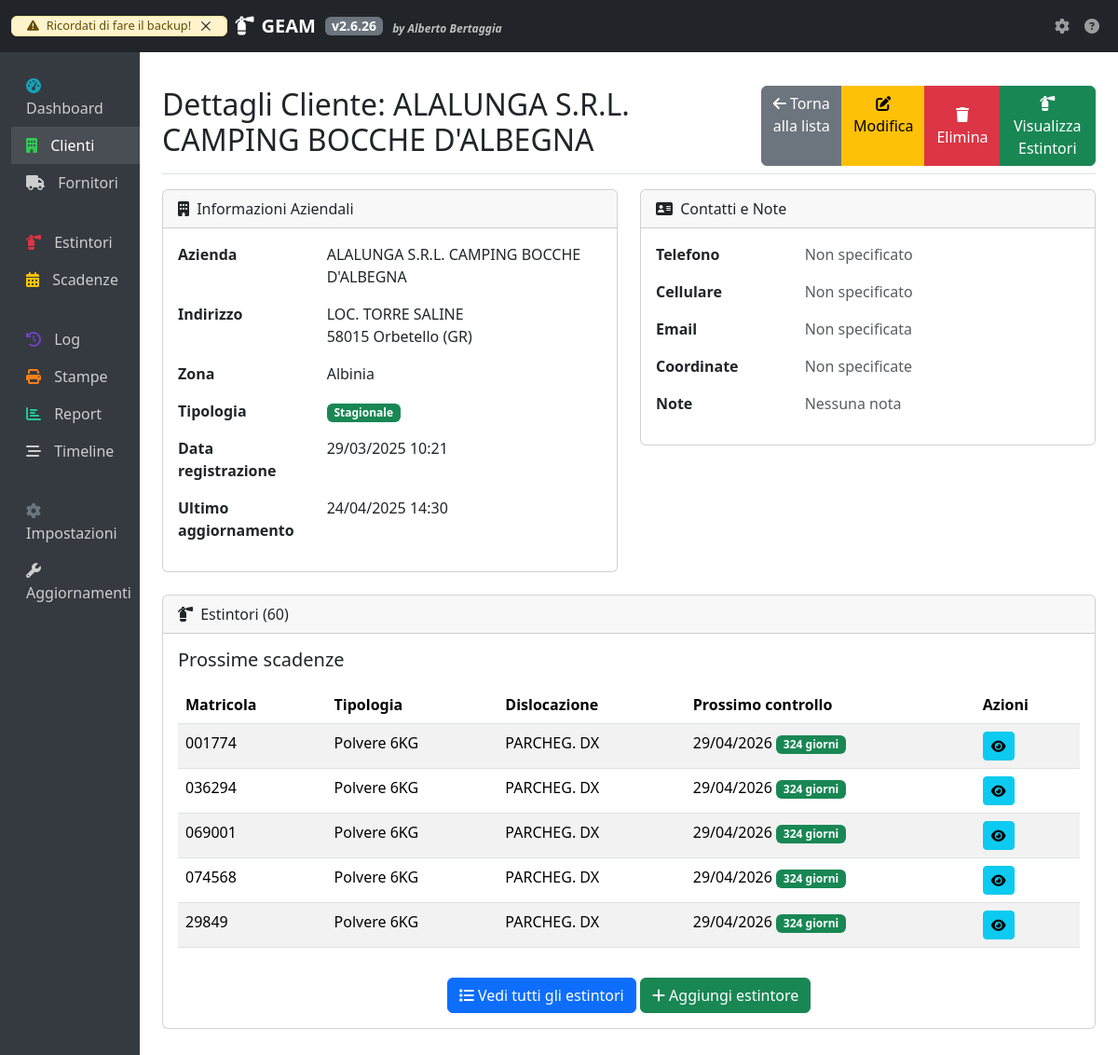
Page /clienti/8 on the committed database.
### app/models/cliente.py (models this page shows, shortened)
class Cliente(db.Model):
    __tablename__ = 'clienti'
    id = db.Column(db.Integer, primary_key=True)
    azienda = db.Column(db.String(100), unique=True, nullable=False, index=True)
    indirizzo = db.Column(db.String(150), nullable=False)
    cap = db.Column(db.String(5), nullable=False)
    provincia = db.Column(db.String(2), nullable=False)
    comune = db.Column(db.String(100), nullable=False)
    zona = db.Column(db.String(100), nullable=False)
    tipologia = db.Column(db.String(20), nullable=False)
    telefono = db.Column(db.String(20))
    cellulare = db.Column(db.String(15))
    email = db.Column(db.String(120))
    coordinate = db.Column(db.String(100))
    note = db.Column(db.Text)
    created_at = db.Column(db.DateTime, default=datetime.utcnow)
    updated_at = db.Column(db.DateTime, default=datetime.utcnow, onupdate=datetime.utcnow)
    estintori = db.relationship('Estintore', backref='cliente', lazy='dynamic', cascade='all, delete-orphan')

### app/models/estintore.py (models this page shows, shortened)
class Estintore(db.Model):
    __tablename__ = 'estintori'
    id = db.Column(db.Integer, primary_key=True)
    cliente_id = db.Column(db.Integer, db.ForeignKey('clienti.id', ondelete='CASCADE'), nullable=False)
    tipologia = db.Column(db.String(50), nullable=False)
    marca = db.Column(db.String(50), nullable=False)
    matricola = db.Column(db.String(50), nullable=False, unique=True)
    dislocazione = db.Column(db.String(150), nullable=False)
    postazione = db.Column(db.Integer, nullable=False)
    suffisso_postazione = db.Column(db.String(10), nullable=True)
    capacita = db.Column(db.String(20), nullable=False)
    data_fabbricazione = db.Column(db.String(7), nullable=False)  # Formato MM/YYYY
    data_installazione = db.Column(db.Date, nullable=False)
    data_controllo = db.Column(db.Date, nullable=False)
    data_revisione = db.Column(db.Date, nullable=True)
    data_collaudo = db.Column(db.Date, nullable=True)
    stato = db.Column(db.String(20), nullable=False, default='Attivo')
    coordinate = db.Column(db.String(100))
    note = db.Column(db.Text)
    created_at = db.Column(db.DateTime, default=datetime.utcnow)
    updated_at = db.Column(db.DateTime, default=datetime.utcnow, onupdate=datetime.utcnow)
    CAPACITA_PER_TIPOLOGIA = {
    'CO2': ['1KG', '2KG', '3KG', '4KG', '5KG', '6KG', '9KG', '12KG'],
    'Polvere': ['1KG', '2KG', '3KG', '4KG', '5KG', '6KG', '9KG', '12KG'],
    'Idrico': ['2L', '4L', '6L', '9L', '12L'],  # Modificato da KG a L
    'Carrello Polvere': ['1KG', '2KG', '3KG', '4KG', '5KG', '6KG', '9KG', '12KG', '25KG', '30KG', '50KG'],
    'Carrello Idrico': ['30L', '50L'],  # Modificato da KG a L
    'NASPO UNI25': ['20MT', '25MT', '30MT'],
    'Idrante UNI45': ['20MT', '25MT', '30MT'],
    'Idrante UNI70': ['20MT', '25MT', '30MT'],
    'Porta REI': ['1 Anta', '2 Ante', 'Scorrevole'],
    'Automatico Polvere': ['1KG', '2KG', '3KG', '4KG', '5KG', '6KG', '9KG', '12KG'],
    'Automatico Idrico': ['6L'],  # Modificato da KG a L
    'CPS': ['Grande', 'Piccola'],
    'Registro': ['Cartaceo', 'Digitale'],
    'Altro': ['1KG', '2KG', '3KG', '4KG', '5KG', '6KG', '9KG', '12KG', '25KG', '30KG', '50KG',
             '1L', '2L', '3L', '4L', '5L', '6L', '9L', '12L', '25L', '30L', '50L',  # Aggiunto L
             '20MT', '25MT', '30MT', '1 Anta', '2 Ante', 'Scorrevole',
             'Grande', 'Piccola', 'Cartaceo', 'Digitale', 'Altro']
    }

### app/views/clienti.py (the view)
@clienti_bp.route('/<int:id>')
def visualizza(id):
    cliente = Cliente.query.get_or_404(id)
    total_estintori = Estintore.query.filter_by(cliente_id=id).count()
    oggi = datetime.now()
    prossime_scadenze = Estintore.query.filter_by(cliente_id=id).filter(
        Estintore.data_controllo >= oggi.date()
    ).order_by(Estintore.data_controllo).limit(5).all()
    return render_template('clienti/visualizza.html',
                          cliente=cliente,
                          total_estintori=total_estintori,
                          prossime_scadenze=prossime_scadenze,
                          now=oggi)

### app/version.py (called while the page is built, shortened)
def get_config_path():
    instance_path = current_app.instance_path
    return os.path.join(instance_path, CONFIG_FILE)

def load_config():
    config_path = get_config_path()
    try:
        with open(config_path, 'r') as f:
            return json.load(f)
    except Exception as e:
        current_app.logger.error(f"Errore nel caricamento della configurazione: {str(e)}")
        return {
            "version": {
                "major": 1,
                "minor": 0,
                "patch": 0
            },
            "last_update": datetime.datetime.now().strftime('%Y-%m-%d %H:%M:%S')
        }

def get_version():
    config = load_config()
    version = config.get('version', {"major": 1, "minor": 0, "patch": 0})
    return f"{version['major']}.{version['minor']}.{version['patch']}"

### app/templates/clienti/visualizza.html (shortened to what this page needs)
{% extends "base.html" %}
{% block page_title %}Dettagli Cliente: {{ cliente.azienda }}{% endblock %}
{% block page_actions %}
<div class="btn-group">
    <a href="{{ url_for('clienti.index') }}" class="btn btn-secondary">
        <i class="fas fa-arrow-left"></i> Torna alla lista
    </a>
    <a href="{{ url_for('clienti.modifica', id=cliente.id) }}" class="btn btn-warning">
        <i class="fas fa-edit"></i> Modifica
    </a>
    <button type="button" class="btn btn-danger" onclick="confermaEliminazione('{{ cliente.azienda }}', '{{ url_for('clienti.elimina', id=cliente.id) }}')">
        <i class="fas fa-trash"></i> Elimina
    </button>
    <a href="{{ url_for('estintori.index', cliente_id=cliente.id) }}" class="btn btn-success">
        <i class="fas fa-fire-extinguisher"></i> Visualizza Estintori
    </a>
</div>
{% endblock %}
{% block content %}
<div class="row">
    <div class="col-md-6">
        <div class="card mb-4">
            <div class="card-header">
                <i class="fas fa-building me-1"></i>
                Informazioni Aziendali
            </div>
            <div class="card-body">
                <div class="row mb-3">
                    <div class="col-md-4 fw-bold">Azienda</div>
                    <div class="col-md-8">{{ cliente.azienda }}</div>
                </div>
                <div class="row mb-3">
                    <div class="col-md-4 fw-bold">Indirizzo</div>
                    <div class="col-md-8">
                        {{ cliente.indirizzo }}<br>
                        {{ cliente.cap }} {{ cliente.comune }} ({{ cliente.provincia }})
                    </div>
                </div>
                <div class="row mb-3">
                    <div class="col-md-4 fw-bold">Zona</div>
                    <div class="col-md-8">{{ cliente.zona }}</div>
                </div>
                <div class="row mb-3">
                    <div class="col-md-4 fw-bold">Tipologia</div>
                    <div class="col-md-8">
                        {% if cliente.tipologia == 'Fisso' %}
                            <span class="badge bg-primary">{{ cliente.tipologia }}</span>
                        {% elif cliente.tipologia == 'Stagionale' %}
                            <span class="badge bg-success">{{ cliente.tipologia }}</span>
                        {% elif cliente.tipologia == 'Occasionale' %}
                            <span class="badge bg-warning">{{ cliente.tipologia }}</span>
                        {% else %}
                            <span class="badge bg-danger">{{ cliente.tipologia }}</span>
                        {% endif %}
                    </div>
                </div>
                <div class="row mb-3">
                    <div class="col-md-4 fw-bold">Data registrazione</div>
                    <div class="col-md-8">{{ cliente.created_at.strftime('%d/%m/%Y %H:%M') }}</div>
                </div>
                <div class="row mb-3">
                    <div class="col-md-4 fw-bold">Ultimo aggiornamento</div>
                    <div class="col-md-8">{{ cliente.updated_at.strftime('%d/%m/%Y %H:%M') }}</div>
                </div>
            </div>
        </div>
    </div>
    <div class="col-md-6">
        <div class="card mb-4">
            <div class="card-header">
                <i class="fas fa-address-card me-1"></i>
                Contatti e Note
            </div>
            <div class="card-body">
                <div class="row mb-3">
                    <div class="col-md-4 fw-bold">Telefono</div>
                    <div class="col-md-8">
                        {% if cliente.telefono %}
                            <a href="tel:{{ cliente.telefono }}" class="text-decoration-none">
                                <i class="fas fa-phone text-primary me-2"></i>{{ cliente.telefono }}
                            </a>
                        {% else %}
                            <span class="text-muted">Non specificato</span>
                        {% endif %}
                    </div>
                </div>
                <div class="row mb-3">
                    <div class="col-md-4 fw-bold">Cellulare</div>
                    <div class="col-md-8">
                        {% if cliente.cellulare %}
                            <a href="tel:{{ cliente.cellulare }}" class="text-decoration-none">
                                <i class="fas fa-mobile-alt text-success me-2"></i>{{ cliente.cellulare }}
                            </a>
                        {% else %}
                            <span class="text-muted">Non specificato</span>
                        {% endif %}
                    </div>
                </div>
                <div class="row mb-3">
                    <div class="col-md-4 fw-bold">Email</div>
                    <div class="col-md-8">
                        {% if cliente.email %}
                            <a href="mailto:{{ cliente.email }}" class="text-decoration-none">
                                <i class="fas fa-envelope text-info me-2"></i>{{ cliente.email }}
                            </a>
                        {% else %}
                            <span class="text-muted">Non specificata</span>
                        {% endif %}
                    </div>
                </div>
                <div class="row mb-3">
                    <div class="col-md-4 fw-bold">Coordinate</div>
                    <div class="col-md-8">
                        {% if cliente.coordinate %}
                            <a href="https://maps.google.com/?q={{ cliente.coordinate }}" target="_blank" class="text-decoration-none">
                                <i class="fas fa-map-marker-alt text-danger me-2"></i>{{ cliente.coordinate }}
                            </a>
                        {% else %}
                            <span class="text-muted">Non specificate</span>
                        {% endif %}
                    </div>
                </div>
                <div class="row mb-3">
                    <div class="col-md-4 fw-bold">Note</div>
                    <div class="col-md-8">
                        {% if cliente.note %}
                            {{ cliente.note|nl2br }}
                        {% else %}
                            <span class="text-muted">Nessuna nota</span>
                        {% endif %}
                    </div>
                </div>
            </div>
        </div>
    </div>
</div>
<div class="row">
    <div class="col-md-12">
        <div class="card mb-4">
            <div class="card-header">
                <i class="fas fa-fire-extinguisher me-1"></i>
                Estintori ({{ total_estintori }})
            </div>
            <div class="card-body">
                {% if total_estintori > 0 %}
                    <h5 class="mb-3">Prossime scadenze</h5>
                    <div class="table-responsive">
                        <table class="table table-striped table-hover">
                            <thead>
                                <tr>
                                    <th>Matricola</th>
                                    <th>Tipologia</th>
                                    <th>Dislocazione</th>
                                    <th>Prossimo controllo</th>
                                    <th>Azioni</th>
                                </tr>
                            </thead>
                            <tbody>
                                {% for estintore in prossime_scadenze %}
                                <tr>
                                    <td>{{ estintore.matricola }}</td>
                                    <td>
                                        {{ estintore.tipologia }}
                                        {{ estintore.capacita }}
                                    </td>
                                    <td>{{ estintore.dislocazione }}</td>
                                    <td>
                                        {{ estintore.data_controllo.strftime('%d/%m/%Y') }}
                                        {% set giorni_rimanenti = (estintore.data_controllo - now.date()).days %}
                                        {% if giorni_rimanenti < 0 %}
                                            <span class="badge bg-danger">Scaduto</span>
                                        {% elif giorni_rimanenti <= 30 %}
                                            <span class="badge bg-warning">{{ giorni_rimanenti }} giorni</span>
                                        {% else %}
                                            <span class="badge bg-success">{{ giorni_rimanenti }} giorni</span>
                                        {% endif %}
                                    </td>
                                    <td>
                                        <a href="{{ url_for('estintori.visualizza', id=estintore.id) }}" class="btn btn-sm btn-info">
                                            <i class="fas fa-eye"></i>
                                        </a>
                                    </td>
                                </tr>
                                {% endfor %}
                            </tbody>
                        </table>
                    </div>
                    <div class="text-center mt-3">
                        <a href="{{ url_for('estintori.index', cliente_id=cliente.id) }}" class="btn btn-primary">
                            <i class="fas fa-list"></i> Vedi tutti gli estintori
                        </a>
                        <a href="{{ url_for('estintori.nuovo', cliente_id=cliente.id) }}" class="btn btn-success">
                            <i class="fas fa-plus"></i> Aggiungi estintore
                        </a>
                    </div>
                {% endif %}
            </div>
        </div>
    </div>
</div>
{% endblock %}

### rows in the picture
Cliente: azienda "ALALUNGA S.R.L. CAMPING BOCCHE D'ALBEGNA", indirizzo "LOC. TORRE SALINE", cap "58015", comune "Orbetello", provincia "GR", zona "Albinia", tipologia "Stagionale", created_at "29/03/2025 10:21", updated_at "24/04/2025 14:30"
Estintore: matricola "001774", tipologia "Polvere", capacita "6KG", dislocazione "PARCHEG. DX", data_controllo "29/04/2026", giorni_rimanenti "324"
Estintore: matricola "036294", tipologia "Polvere", capacita "6KG", dislocazione "PARCHEG. DX", data_controllo "29/04/2026", giorni_rimanenti "324"
Estintore: matricola "069001", tipologia "Polvere", capacita "6KG", dislocazione "PARCHEG. DX", data_controllo "29/04/2026", giorni_rimanenti "324"
Estintore: matricola "074568", tipologia "Polvere", capacita "6KG", dislocazione "PARCHEG. DX", data_controllo "29/04/2026", giorni_rimanenti "324"
Estintore: matricola "29849", tipologia "Polvere", capacita "6KG", dislocazione "PARCHEG. DX", data_controllo "29/04/2026", giorni_rimanenti "324"

### other values in the picture
{{ version }} "2.6.26"
{{ total_estintori }} "60"
